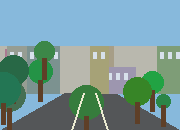
#> input picture GeoModelWeb/server/case-seeds/streetview-semantic-comfort-audit/project/data/images/street_00.png, 180 x 130 px, found by its file name; its folder holds only this picture in this run
$ jupyter execute --allow-errors main.ipynb
#> lines starting #> are read from the running program, lines starting #| are printed output that depends on the picture; after the words box and inside, x2 and y2 are one past the last pixel; in counts of white or black regions, pixels touching at a corner belong together
# Street-View Greenery CV Audit

Extract green-view and edge-density indicators from bundled street-view-like images.

This OpenGeoLab case is self-contained: all inputs live in `data/`, and outputs are written to `outputs/`.

Inspired by urban visual intelligence and street-view greenery analysis notebooks; images are locally generated teaching samples.

[cell 1]
import os
os.environ.setdefault("PROJ_DATA", "/opt/conda/share/proj")
os.environ.setdefault("PROJ_LIB", "/opt/conda/share/proj")
from pathlib import Path
import cv2
import numpy as np
import pandas as pd
import matplotlib.pyplot as plt
from skimage import color, filters, feature
from IPython.display import display

DATA = Path('data')
OUT = Path('outputs')
OUT.mkdir(exist_ok=True)
index = pd.read_csv(DATA / 'image_index.csv')
#> (reads GeoModelWeb/server/case-seeds/streetview-greenery-cv-audit/project/data/image_index.csv from the repository)
#> further down, bgr is the input picture: shape (130, 180, 3); mean B, G, R 153.5, 154.2, 119.9
#> `hsv = cv2.cvtColor(bgr, cv2.COLOR_BGR2HSV)`: hsv: shape (130, 180, 3); mean H, S, V 80, 83.3, 170.5
#> `gray = color.rgb2gray(rgb)`:
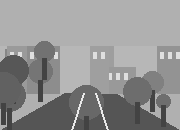
#> gray: shape (130, 180) float64; min 0.266, max 0.914, mean 0.576
#> `edges = feature.canny(gray, sigma=1.4)`:
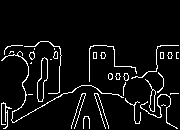
#> edges: shape (130, 180) bool; 6.2% white in thin lines or dots, all inside (x1, y1, x2, y2) = (1, 41, 179, 129)
#> `green_mask = (hsv[:, :, 0] > 35) & (hsv[:, :, 0] < 90) & (hsv[:, :, 1]..`:
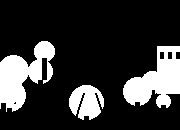
#> green_mask: shape (130, 180) bool; 20.7% white; 3 white regions, box (x1, y1, x2, y2) and area: (123, 46, 180, 108) 1999, (0, 41, 55, 112) 1984, (69, 85, 104, 120) 854
print({'images': len(index)})
display(index.head())

[cell 2]
features = []
#> (the rest of this cell did not finish here and is left out)
